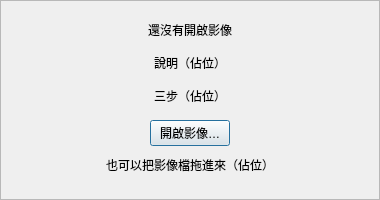
<?xml version="1.0" encoding="UTF-8"?>
<ui version="4.0">
 <class>aoi::ui::EmptyCard</class>
 <widget class="QFrame" name="emptyCard">
  <property name="geometry">
   <rect>
    <x>0</x>
    <y>0</y>
    <width>380</width>
    <height>200</height>
   </rect>
  </property>
  <property name="minimumSize">
   <size>
    <width>380</width>
    <height>0</height>
   </size>
  </property>
  <property name="maximumSize">
   <size>
    <width>380</width>
    <height>16777215</height>
   </size>
  </property>
  <property name="autoFillBackground">
   <bool>true</bool>
  </property>
  <property name="frameShape">
   <enum>QFrame::Shape::StyledPanel</enum>
  </property>
  <layout class="QVBoxLayout" name="column">
   <property name="spacing">
    <number>10</number>
   </property>
   <property name="leftMargin">
    <number>24</number>
   </property>
   <property name="topMargin">
    <number>20</number>
   </property>
   <property name="rightMargin">
    <number>24</number>
   </property>
   <property name="bottomMargin">
    <number>20</number>
   </property>
   <item>
    <widget class="QLabel" name="title">
     <property name="text">
      <string notr="true">還沒有開啟影像</string>
     </property>
     <property name="alignment">
      <set>Qt::AlignmentFlag::AlignHCenter</set>
     </property>
    </widget>
   </item>
   <item>
    <widget class="QLabel" name="body">
     <property name="text">
      <string notr="true">說明（佔位）</string>
     </property>
     <property name="alignment">
      <set>Qt::AlignmentFlag::AlignHCenter</set>
     </property>
     <property name="wordWrap">
      <bool>true</bool>
     </property>
    </widget>
   </item>
   <item>
    <widget class="QLabel" name="steps">
     <property name="text">
      <string notr="true">三步（佔位）</string>
     </property>
     <property name="alignment">
      <set>Qt::AlignmentFlag::AlignHCenter</set>
     </property>
     <property name="wordWrap">
      <bool>true</bool>
     </property>
    </widget>
   </item>
   <item alignment="Qt::AlignmentFlag::AlignHCenter">
    <widget class="QPushButton" name="open">
     <property name="text">
      <string notr="true">開啟影像…</string>
     </property>
     <property name="default">
      <bool>true</bool>
     </property>
    </widget>
   </item>
   <item>
    <widget class="QLabel" name="drop">
     <property name="text">
      <string notr="true">也可以把影像檔拖進來（佔位）</string>
     </property>
     <property name="alignment">
      <set>Qt::AlignmentFlag::AlignHCenter</set>
     </property>
     <property name="wordWrap">
      <bool>true</bool>
     </property>
    </widget>
   </item>
  </layout>
 </widget>
 <resources/>
 <connections/>
</ui>
